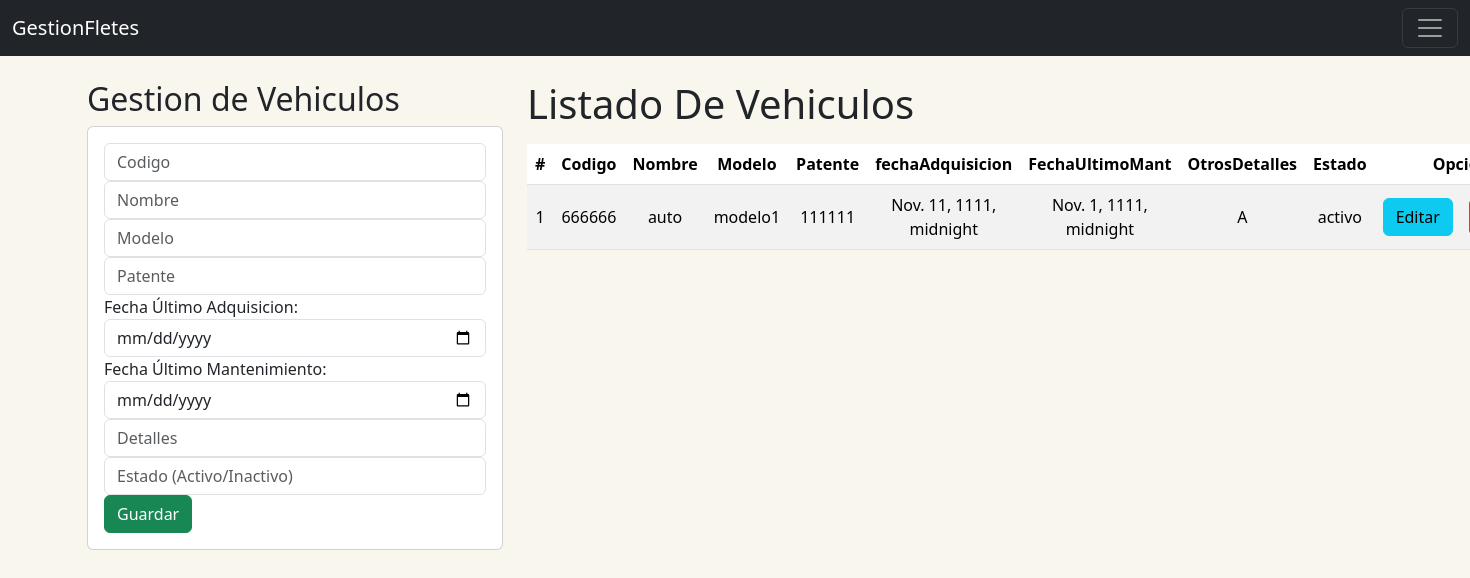
/vehiculos/homeVehiculos/, run on the app's committed database.
### CrudVehiculos/models.py (models this page shows, shortened)
class Vehiculos(models.Model):
    codigo = models.CharField(primary_key=True, max_length=6)
    nombre = models.CharField(max_length=30)
    modelo = models.CharField(max_length=30)
    patente= models.CharField(max_length=7)
    fechaAdquisicion = models.DateTimeField()
    fechaUltimoMant = models.DateTimeField()
    otrosDetalles = models.CharField(max_length=100)
    estado = models.CharField(max_length=20)

### CrudVehiculos/views.py (the view)
# urls.py: path('homeVehiculos/', views.home, name="homeVehiculos"),
def home(request):
    vehiculosListados = Vehiculos.objects.all()
    return render(request,"GestionFletes.html", { "vehiculos": vehiculosListados})

### CrudVehiculos/templates/GestionFletes.html (shortened to what this page needs)
{% extends "Base.html" %}
{% block body %}
<div class="row">
    <div class=" col-sm-12 col-md-6 col-lg-4 col-xl-4">
        <h2>Gestion de Vehiculos</h2>
        <div class="card">
            <div class="card-body">
                <form action="{% url 'registrarVehiculo' %}" method="POST">{% csrf_token %}
                    <div class="form-group">
                        <input type="text" id="txtCodigo" name="txtCodigo" class="form-control" placeholder="Codigo" minlength="1"
                        maxlength="7" required>
                    </div>
                    <div class="form-group">
                        <input type="text" id="txtNombre" name="txtNombre" class="form-control" placeholder="Nombre"
                        maxlength="50" required>
                    </div>
                    <div class="form-group">
                        <input type="text" id="txtModelo" name="txtModelo" class="form-control" placeholder="Modelo"
                        maxlength="50" required>
                    </div>
                    <div class="form-group">
                        <input type="text" id="numPatente" name="numPatente" class="form-control"  minlength="6" placeholder="Patente"
                        maxlength="6" required>
                    </div>
                    <div class="form-group">
                        <label for="txtFechaUltimoMant">Fecha Último Adquisicion:</label>
                        <input type="date" id="txtfechaAdquisicion" name="txtfechaAdquisicion" class="form-control"
                        maxlength="60" required>
                    </div>
                    <div class="form-group">
                        <label for="txtFechaUltimoMant">Fecha Último Mantenimiento:</label>
                        <input type="date" id="txtFechaUltimoMant" name="txtFechaUltimoMant" class="form-control"
                        maxlength="60" required>
                    </div>
                    <div class="form-group">
                        <input type="text" id="txtOtrosDetalles" name="txtOtrosDetalles" class="form-control" placeholder="Detalles"
                        maxlength="60" required>
                    </div>
                    <div class="form-group">
                        <input type="text" id="txtEstado" name="txtEstado" class="form-control" placeholder="Estado (Activo/Inactivo)"
                        maxlength="60" required>
                    </div>
                    <div class="form-group">
                        <button type="submit" class="btn btn-success text-white">Guardar</button>
                    </div>
                </form>
            </div>
        </div>
    </div>
    <div class=" col-sm-12 col-md-6 col-lg-8 col-xl-8">
        <h1>Listado De Vehiculos</h1>
        <div class="table responsive py-2">
            <table class="table table-striped">
                <thead>
                    <tr>
                        <th>#</th>
                        <th>Codigo</th>
                        <th>Nombre</th>
                        <th>Modelo</th>
                        <th>Patente</th>
                        <th>fechaAdquisicion</th>
                        <th>FechaUltimoMant</th>
                        <th>OtrosDetalles</th>
                        <th>Estado</th>
                        <th colspan="2">Opciones</th>
                    </tr>
                </thead>
                <tbody>
                    {% for v in vehiculos %}
                    <tr>
                        <td>{{forloop.counter}}</td>
                        <td>{{v.codigo}}</td>
                        <td>{{v.nombre}}</td>
                        <td>{{v.modelo}}</td>
                        <td>{{v.patente}}</td>
                        <td>{{v.fechaAdquisicion}}</td>
                        <td>{{v.fechaUltimoMant}}</td>
                        <td>{{v.otrosDetalles}}</td>
                        <td>{{v.estado}}</td>
                        <td><a href="{% url 'edicionVehiculo' v.codigo %}" class="btn btn-info">Editar</a></td>
                        <td><a href="{% url 'delVehiculo' v.codigo %}" class="btn btn-danger btnEliminacion">Eliminar</a></td>
                    </tr>
                    {% endfor %}
                </tbody>
            </table>
        </div>
    </div>
</div>
{% endblock %}

### Home/static/css/gestionFletes.css (style rules this page uses)
th, td { text-align: center; vertical-align: middle; }
body { background-color: #F9F6EE; }

### data on the page
Vehiculos: codigo "666666", nombre "auto", modelo "modelo1", patente "111111", fechaAdquisicion "Nov. 11, 1111, midnight", fechaUltimoMant "Nov. 1, 1111, midnight", otrosDetalles "A", estado "activo"
